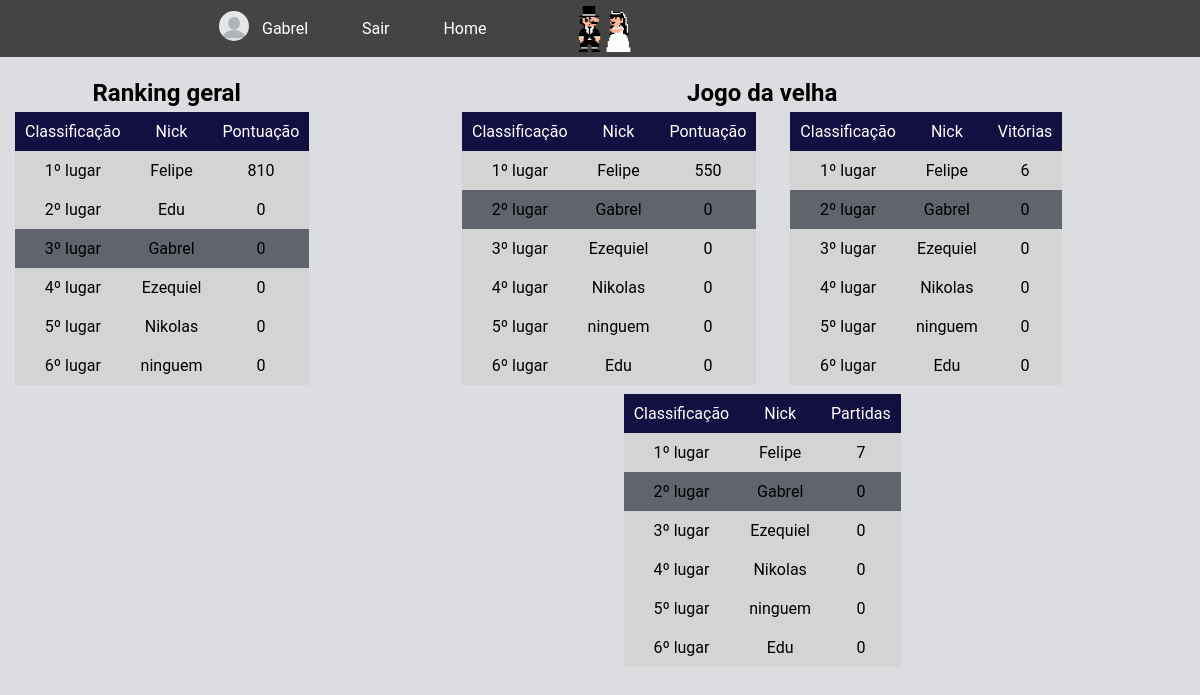
Screenshot of /lista2.php (signed in) with the database file from the repository.
### tables this page shows
CREATE TABLE `usuarios` (
  `ft_perfil` varchar(50) NOT NULL,
  `id_email` varchar(50) NOT NULL,
  `senha` varchar(25) NOT NULL,
  `nome` varchar(50) NOT NULL,
  `nick` varchar(20) NOT NULL,
  `pontuacao` int(11) NOT NULL DEFAULT 0,
  `ultimo_jogo` varchar(13) NOT NULL
);

CREATE TABLE `jogo_velha` (
  `usuario` varchar(50) NOT NULL,
  `pontuacao` int(11) NOT NULL DEFAULT 0,
  `vitorias` int(11) NOT NULL DEFAULT 0,
  `derrotas` int(11) NOT NULL DEFAULT 0,
  `partidas` int(11) NOT NULL DEFAULT 0
);

### lista2.php (the view, shortened to what this page needs)
<?php
include("conexao.php");
if (isset($_SESSION['valido'])){
    $email = $_SESSION['id_email'];
    $sql = "SELECT ultimo_jogo FROM usuarios WHERE id_email = '$email'";
    $pesq = $mysqli->query($sql);
    $jogo = $pesq->fetch_assoc();
}
$sql = "SELECT id_email, nick, pontuacao FROM usuarios ORDER BY pontuacao DESC";
$con = $mysqli->query($sql);
?>
<!DOCTYPE html>
<html lang="pt-br">
<head>
    <link rel="stylesheet" href="lista.css">
</head>
<body>
    <header>
        <div class="cabecalho">
            <ul class="info">
                <?php
                    if(isset($_SESSION['valido'])):
                    $id_email = $_SESSION['id_email'];
                    $sql="select nick, ft_perfil from usuarios where id_email= '$id_email'";
                    $pesq = $mysqli->query($sql);
                    $perfil = $pesq->fetch_assoc();
                ?>
                <li class="perfil">
                    <a class="inicio" href="meuperfil.php">
                        <?php echo "<img class='imgperfil' src=./imgPerfil/".$perfil['ft_perfil'].">" ?>
                        <?php echo "<p class='nick'>".$perfil['nick']."</p>" ?>
                    </a>
                </li>
                <li class="perfil2"><a class="inicio" href="sair.php">Sair</a></li>
                <li class="perfil2"><a class="inicio" href="lista.php">Home</a></li>
                <?php
                    endif
                ?>
            </ul>
            <img class="logo" src="./img/logo2.png" alt="">
        </div>
    </header>
    <main>
        <div class="rank">
            <section class="pontgeral">
                <div>
                    <h1>Ranking geral</h1>
                </div>
                <table>
                    <tr class="esp">
                        <td>Classificação</td>
                        <td>Nick</td>
                        <td>Pontuação</td>
                    </tr>
                    <?php
                    $i = 1;
                    if (isset($_SESSION['valido'])):
                    $email = $_SESSION['id_email'];
                    while($dados = $con->fetch_array()){
                        if ($email != $dados['id_email']):
                    ?>
                    <tr class="dados">
                        <td><?php echo $i."º lugar" ?></td>
                        <?php $i++ ?>
                        <td><?php echo $dados["nick"] ?></td>
                        <td><?php echo $dados["pontuacao"] ?></td>
                    </tr>
                    <?php else: ?>
                    <tr class="meusdados">
                        <td><?php echo $i."º lugar" ?></td>
                        <?php $i++ ?>
                        <td><?php echo $dados["nick"] ?></td>
                        <td><?php echo $dados["pontuacao"] ?></td>
                    </tr>
                    <?php
                        endif;
                    }
                    endif
                    ?>
                </table>
            </section>
            <?php
            if (isset($jogo)):
                if ($jogo['ultimo_jogo'] == "velha"):
            ?>
            <section class="velha">
                <h1>Jogo da velha</h1>
                <section class="pont">
                    <?php
                    $sql = "SELECT usuario, pontuacao FROM jogo_velha ORDER BY pontuacao DESC";
                    $con = $mysqli->query($sql);
                    ?>
                    <table>
                        <thead>
                            <tr class="esp">
                                <td>Classificação</td>
                                <td>Nick</td>
                                <td>Pontuação</td>
                            </tr>
                        </thead>
                        <tbody>
                            <?php
                            $i = 1;
                            if (isset($_SESSION['valido'])):
                                $email = $_SESSION['id_email'];
                                while ($dados = $con->fetch_array()){
                                    if ($email != $dados['usuario']):
                            ?>
                            <tr class="dados">
                                <td><?php echo $i."º lugar" ?></td>
                                <?php $i++ ?>
                                <td>
                                    <?php
                                    $usuario = $dados["usuario"];
                                    $sql = "SELECT nick FROM usuarios WHERE id_email = '$usuario'";
                                    $pesq = $mysqli->query($sql);
                                    $nick = $pesq->fetch_assoc();
                                    echo $nick["nick"]
                                    ?>
                                </td>
                                <td><?php echo $dados["pontuacao"] ?></td>
                            </tr>
                            <?php   else: ?>
                            <tr class="meusdados">
                                <td><?php echo $i."º lugar" ?></td>
                                <?php $i++ ?>
                                <td>
                                    <?php
                                    $usuario = $dados["usuario"];
                                    $sql = "SELECT nick FROM usuarios WHERE id_email = '$usuario'";
                                    $pesq = $mysqli->query($sql);
                                    $nick = $pesq->fetch_assoc();
                                    echo $nick["nick"]
                                    ?>
                                </td>
                                <td><?php echo $dados["pontuacao"] ?></td>
                            </tr>
                            <?php
                                    endif;
                                }
                            endif
                            ?>
                        </tbody>
                    </table>
                </section>
                <section class="vit">
                    <?php
                    $sql = "SELECT usuario, vitorias FROM jogo_velha ORDER BY vitorias DESC";
                    $con = $mysqli->query($sql);
                    ?>
                    <table>
                        <tr class="esp">
                            <td>Classificação</td>
                            <td>Nick</td>
                            <td>Vitórias</td>
                        </tr>
                        <?php
                        $i = 1;
                        if (isset($_SESSION['valido'])):
                            $email = $_SESSION['id_email'];
                            while ($dados = $con->fetch_array()){
                                if ($email != $dados['usuario']):
                        ?>
                        <tr class="dados">
                            <td><?php echo $i."º lugar" ?></td>
                            <?php $i++ ?>
                            <td>
                                <?php
                                $usuario = $dados["usuario"];
                                $sql = "SELECT nick FROM usuarios WHERE id_email = '$usuario'";
                                $pesq = $mysqli->query($sql);
                                $nick = $pesq->fetch_assoc();
                                echo $nick["nick"]
                                ?>
                            </td>
                            <td><?php echo $dados["vitorias"] ?></td>
                        </tr>
                        <?php   else: ?>
                        <tr class="meusdados">
                            <td><?php echo $i."º lugar" ?></td>
                            <?php $i++ ?>
                            <td>
                                <?php
                                $usuario = $dados["usuario"];
                                $sql = "SELECT nick FROM usuarios WHERE id_email = '$usuario'";
                                $pesq = $mysqli->query($sql);
                                $nick = $pesq->fetch_assoc();
                                echo $nick["nick"]
                                ?>
                            </td>
                            <td><?php echo $dados["vitorias"] ?></td>
                        </tr>
                        <?php
                                endif;
                            }
                        endif
                        ?>
                    </table>
                </section>
                <section class="part">
                    <?php
                    $sql = "SELECT usuario, partidas FROM jogo_velha ORDER BY partidas DESC";
                    $con = $mysqli->query($sql);
                    ?>
                    <table>
                        <tr class="esp">
                            <td>Classificação</td>
                            <td>Nick</td>
                            <td>Partidas</td>
                        </tr>
                        <?php
                        $i = 1;
                        if (isset($_SESSION['valido'])):
                            $email = $_SESSION['id_email'];
                            while ($dados = $con->fetch_array()){
                                if ($email != $dados['usuario']):
                        ?>
                        <tr class="dados">
                            <td><?php echo $i."º lugar" ?></td>
                            <?php $i++ ?>
                            <td>
                                <?php
                                $usuario = $dados["usuario"];
                                $sql = "SELECT nick FROM usuarios WHERE id_email = '$usuario'";
                                $pesq = $mysqli->query($sql);
                                $nick = $pesq->fetch_assoc();
                                echo $nick["nick"]
                                ?>
                            </td>
                            <td><?php echo $dados["partidas"] ?></td>
                        </tr>
                        <?php   else: ?>
                        <tr class="meusdados">
                            <td><?php echo $i."º lugar" ?></td>
                            <?php $i++ ?>
                            <td>
                                <?php
                                $usuario = $dados["usuario"];
                                $sql = "SELECT nick FROM usuarios WHERE id_email = '$usuario'";
                                $pesq = $mysqli->query($sql);
                                $nick = $pesq->fetch_assoc();
                                echo $nick["nick"]
                                ?>
                            </td>
                            <td><?php echo $dados["partidas"] ?></td>
                        </tr>
                        <?php
                                endif;
                            }
                        endif
                        ?>
                    </table>
                </section>
            </section>
            <?php
                endif;
            endif
            ?>
        </div>
    </main>
</body>
</html>

### lista.css (style rules this page uses)
* { margin: 0; padding: 0; font-family: 'Roboto', sans-serif; }
body { background-color: #dcdde1; }
header { height: 57px; background-color: rgb(68, 68, 68); }
.cabecalho { height: 57px; margin: 0 200px; }
.logo { float: right; margin: 3.5px 0; width: 70px; height: 50px; margin-right: 45%; }
.info { float: left; color: #fff; }
a { color: #fff; text-decoration: none; }
.inicio { padding: 17px 15px; }
.perfil { display: inline-block; position: relative; list-style: none; padding: 11px 19px; cursor: pointer; transition: 0.2s; }
.perfil > .inicio { padding: 11px 0px; padding-right: 70px; }
.perfil2 { display: inline-block; position: relative; bottom: 7px; right: 5px; list-style: none; padding: 19px 0px; cursor: pointer; transition: 0.2s; }
.perfil2 > .inicio { padding: 11px 25px; }
.imgperfil { height: 30px; border-radius: 20px; }
.nick { display: inline-block; position: absolute; padding: 8px; text-transform: capitalize; margin-left: 5px; }
.rank { width: 100%; display: grid; grid-template-columns: 0.3fr 1fr; }
.pontgeral > div { margin: 15px 20px 0px; text-align: center; cursor: default; }
.pontgeral > div > h1 { color: black; display: inline-block; }
table { text-align: center; border-collapse: collapse; margin: 5px 15px 0px; }
td { padding: 10px; }
.esp { background-color: #130f40; color: #fff; cursor: default; }
.dados { background-color: #D4D4D4; cursor: default; }
.meusdados { background-color: #60646D; cursor: default; }
.velha { text-align: center; }
.velha > h1 { margin: 15px 20px 0px; }
.pont, .vit, .part { display: inline-block; }

### rows the page displays
usuarios: ft_perfil (picture), nick "Gabrel", pontuacao "0"
usuarios: nick "Felipe", pontuacao "810"
usuarios: nick "Edu", pontuacao "0"
usuarios: nick "Ezequiel", pontuacao "0"
usuarios: nick "Nikolas", pontuacao "0"
usuarios: nick "ninguem", pontuacao "0"
jogo_velha: usuarios.nick "Felipe", pontuacao "550", vitorias "6", partidas "7"
jogo_velha: usuarios.nick "Gabrel", pontuacao "0", vitorias "0", partidas "0"
jogo_velha: usuarios.nick "Ezequiel", pontuacao "0", vitorias "0", partidas "0"
jogo_velha: usuarios.nick "Nikolas", pontuacao "0", vitorias "0", partidas "0"
jogo_velha: usuarios.nick "ninguem", pontuacao "0", vitorias "0", partidas "0"
jogo_velha: usuarios.nick "Edu", pontuacao "0", vitorias "0", partidas "0"
